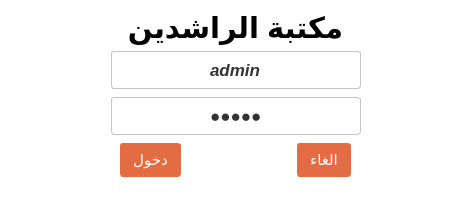
<?xml version="1.0" encoding="UTF-8"?>
<ui version="4.0">
 <class>Login</class>
 <widget class="QWidget" name="Login">
  <property name="geometry">
   <rect>
    <x>0</x>
    <y>0</y>
    <width>471</width>
    <height>219</height>
   </rect>
  </property>
  <property name="windowTitle">
   <string>Form</string>
  </property>
  <property name="styleSheet">
   <string notr="true">background-color: rgb(255, 255, 255);</string>
  </property>
  <layout class="QVBoxLayout" name="verticalLayout">
   <item>
    <spacer name="verticalSpacer_3">
     <property name="orientation">
      <enum>Qt::Vertical</enum>
     </property>
     <property name="sizeHint" stdset="0">
      <size>
       <width>20</width>
       <height>11</height>
      </size>
     </property>
    </spacer>
   </item>
   <item>
    <widget class="QLabel" name="label">
     <property name="font">
      <font>
       <family>Arial</family>
       <pointsize>22</pointsize>
       <weight>75</weight>
       <italic>false</italic>
       <bold>true</bold>
      </font>
     </property>
     <property name="styleSheet">
      <string notr="true"/>
     </property>
     <property name="text">
      <string>مكتبة الراشدين</string>
     </property>
     <property name="alignment">
      <set>Qt::AlignCenter</set>
     </property>
    </widget>
   </item>
   <item>
    <layout class="QHBoxLayout" name="horizontalLayout">
     <item>
      <spacer name="horizontalSpacer_7">
       <property name="orientation">
        <enum>Qt::Horizontal</enum>
       </property>
       <property name="sizeHint" stdset="0">
        <size>
         <width>40</width>
         <height>20</height>
        </size>
       </property>
      </spacer>
     </item>
     <item>
      <widget class="QLineEdit" name="LE_loginName">
       <property name="minimumSize">
        <size>
         <width>250</width>
         <height>0</height>
        </size>
       </property>
       <property name="font">
        <font>
         <family>arial</family>
         <pointsize>13</pointsize>
         <weight>75</weight>
         <italic>true</italic>
         <bold>true</bold>
        </font>
       </property>
       <property name="toolTip">
        <string extracomment="يرجى ادخال اسم المستخدم في الخانة المخصصة له"/>
       </property>
       <property name="whatsThis">
        <string extracomment="يرجى ادخال اسم المستخدم في الخانة المخصصة"/>
       </property>
       <property name="styleSheet">
        <string notr="true">QLineEdit
{

 margin-bottom: 2px;   
    padding: 7px 8px;
        padding-top: 7px;
        padding-bottom: 7px;
    outline: medium none;
        outline-width: medium;
        outline-style: none;
        outline-color: -moz-use-text-color;
    color: #333;
    background-color: #FFF;
    background-repeat: no-repeat;
    background-position: right center;
    border: 1px solid #c5c5c5;
        border-top-width: 1px;
        border-bottom-width: 1px;
        border-top-style: solid;
        border-bottom-style: solid;
        border-top-color: #c5c5c5;
        border-bottom-color: #c5c5c5;      
    border-radius: 3px;
        border-top-left-radius: 3px;
        border-top-right-radius: 3px;
        border-bottom-right-radius: 3px;
        border-bottom-left-radius: 3px;
    vertical-align: middle;
}
QLineEdit:hover
{
	 border: 1px solid #00bbff;
	 border-top-color: #00bbff;
        border-bottom-color: #00bbff;  

}</string>
       </property>
       <property name="text">
        <string>admin</string>
       </property>
       <property name="maxLength">
        <number>50</number>
       </property>
       <property name="alignment">
        <set>Qt::AlignCenter</set>
       </property>
       <property name="placeholderText">
        <string>إسم المستخدم</string>
       </property>
      </widget>
     </item>
     <item>
      <spacer name="horizontalSpacer_6">
       <property name="orientation">
        <enum>Qt::Horizontal</enum>
       </property>
       <property name="sizeHint" stdset="0">
        <size>
         <width>40</width>
         <height>20</height>
        </size>
       </property>
      </spacer>
     </item>
    </layout>
   </item>
   <item>
    <layout class="QHBoxLayout" name="horizontalLayout_2">
     <item>
      <spacer name="horizontalSpacer_4">
       <property name="orientation">
        <enum>Qt::Horizontal</enum>
       </property>
       <property name="sizeHint" stdset="0">
        <size>
         <width>40</width>
         <height>20</height>
        </size>
       </property>
      </spacer>
     </item>
     <item>
      <widget class="QLineEdit" name="LE_passwordLogin">
       <property name="minimumSize">
        <size>
         <width>250</width>
         <height>0</height>
        </size>
       </property>
       <property name="font">
        <font>
         <family>arial</family>
         <pointsize>13</pointsize>
         <weight>75</weight>
         <italic>true</italic>
         <bold>true</bold>
        </font>
       </property>
       <property name="styleSheet">
        <string notr="true">QLineEdit
{

 margin-bottom: 2px;   
    padding: 7px 8px;
        padding-top: 7px;
        padding-bottom: 7px;
    outline: medium none;
        outline-width: medium;
        outline-style: none;
        outline-color: -moz-use-text-color;
    color: #333;
    background-color: #FFF;
    background-repeat: no-repeat;
    background-position: right center;
    border: 1px solid #c5c5c5;
        border-top-width: 1px;
        border-bottom-width: 1px;
        border-top-style: solid;
        border-bottom-style: solid;
        border-top-color: #c5c5c5;
        border-bottom-color: #c5c5c5;      
    border-radius: 3px;
        border-top-left-radius: 3px;
        border-top-right-radius: 3px;
        border-bottom-right-radius: 3px;
        border-bottom-left-radius: 3px;
    vertical-align: middle;
}
QLineEdit:hover
{
	 border: 1px solid #00bbff;
	 border-top-color: #00bbff;
        border-bottom-color: #00bbff;  

}</string>
       </property>
       <property name="text">
        <string>admin</string>
       </property>
       <property name="maxLength">
        <number>50</number>
       </property>
       <property name="echoMode">
        <enum>QLineEdit::Password</enum>
       </property>
       <property name="alignment">
        <set>Qt::AlignCenter</set>
       </property>
       <property name="placeholderText">
        <string>كلمة المرور</string>
       </property>
      </widget>
     </item>
     <item>
      <spacer name="horizontalSpacer_5">
       <property name="orientation">
        <enum>Qt::Horizontal</enum>
       </property>
       <property name="sizeHint" stdset="0">
        <size>
         <width>40</width>
         <height>20</height>
        </size>
       </property>
      </spacer>
     </item>
    </layout>
   </item>
   <item>
    <layout class="QHBoxLayout" name="horizontalLayout_3">
     <item>
      <spacer name="horizontalSpacer">
       <property name="orientation">
        <enum>Qt::Horizontal</enum>
       </property>
       <property name="sizeHint" stdset="0">
        <size>
         <width>40</width>
         <height>20</height>
        </size>
       </property>
      </spacer>
     </item>
     <item>
      <widget class="QPushButton" name="BT_login">
       <property name="styleSheet">
        <string notr="true">QPushButton
{
 position: relative;
    padding: 7px 12px;
        padding-top: 7px;
        padding-bottom: 7px;
    font-size: 15px;
    font-family: Ubuntu;
    color: #ffffff;
    white-space: nowrap;
    background-color: #E36C43;
   
    border-radius: 3px;
        border-top-left-radius: 3px;
        border-top-right-radius: 3px;
        border-bottom-right-radius: 3px;
        border-bottom-left-radius: 3px;
    border: 1px solid #E36C43;
        border-top-width: 1px;
        border-bottom-width: 1px;
        border-top-style: solid;
        border-bottom-style: solid;
        border-top-color: #E36C43;
        border-bottom-color: #E36C43;
    vertical-align: middle;
}

QPushButton:hover
{
background-color: #DD4814;
color: #ffffff;

}
</string>
       </property>
       <property name="text">
        <string>دخول</string>
       </property>
       <property name="shortcut">
        <string>Return</string>
       </property>
      </widget>
     </item>
     <item>
      <spacer name="horizontalSpacer_2">
       <property name="orientation">
        <enum>Qt::Horizontal</enum>
       </property>
       <property name="sizeHint" stdset="0">
        <size>
         <width>40</width>
         <height>20</height>
        </size>
       </property>
      </spacer>
     </item>
     <item>
      <widget class="QPushButton" name="BT_cancel">
       <property name="styleSheet">
        <string notr="true">QPushButton
{
 position: relative;
    padding: 7px 12px;
        padding-top: 7px;
        padding-bottom: 7px;
    font-size: 15px;
    font-family: Ubuntu;
    color: #ffffff;
    white-space: nowrap;
    background-color: #E36C43;
   
    border-radius: 3px;
        border-top-left-radius: 3px;
        border-top-right-radius: 3px;
        border-bottom-right-radius: 3px;
        border-bottom-left-radius: 3px;
    border: 1px solid #E36C43;
        border-top-width: 1px;
        border-bottom-width: 1px;
        border-top-style: solid;
        border-bottom-style: solid;
        border-top-color: #E36C43;
        border-bottom-color: #E36C43;
    vertical-align: middle;
}

QPushButton:hover
{
background-color: #DD4814;
color: #ffffff;

}
</string>
       </property>
       <property name="text">
        <string>الغاء</string>
       </property>
       <property name="shortcut">
        <string>Esc</string>
       </property>
      </widget>
     </item>
     <item>
      <spacer name="horizontalSpacer_3">
       <property name="orientation">
        <enum>Qt::Horizontal</enum>
       </property>
       <property name="sizeHint" stdset="0">
        <size>
         <width>40</width>
         <height>20</height>
        </size>
       </property>
      </spacer>
     </item>
    </layout>
   </item>
   <item>
    <widget class="QLabel" name="LB_msg">
     <property name="text">
      <string/>
     </property>
    </widget>
   </item>
   <item>
    <spacer name="verticalSpacer">
     <property name="orientation">
      <enum>Qt::Vertical</enum>
     </property>
     <property name="sizeHint" stdset="0">
      <size>
       <width>20</width>
       <height>40</height>
      </size>
     </property>
    </spacer>
   </item>
  </layout>
 </widget>
 <resources/>
 <connections/>
</ui>
